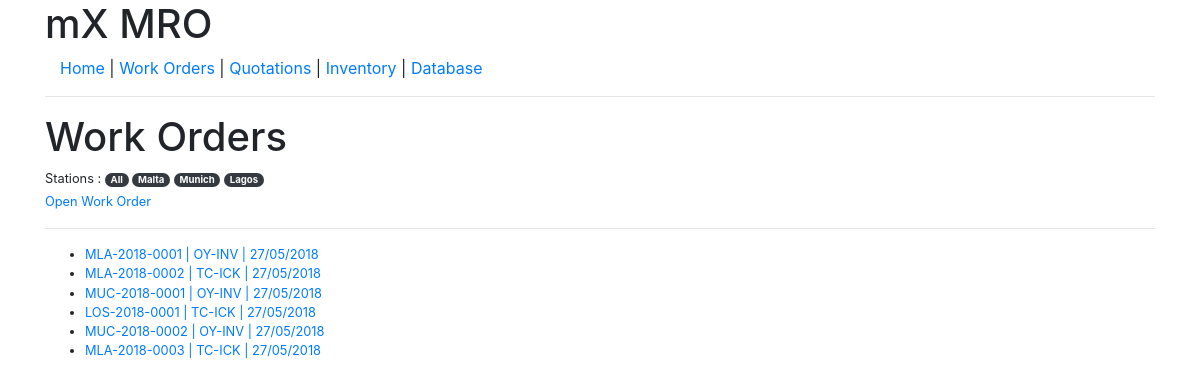
/workorders/, run on the app's committed database.
### database/models.py (models this page shows, shortened)
class Station(models.Model):
	name 					= models.CharField(max_length = 50, blank = False, null = False)
	code 					= models.CharField(max_length = 3, blank = False, null = False)
	shipping_address 		= models.TextField(blank = True, null = True)
	last_workorder_number	= models.IntegerField(default = 0, blank = False, null =False)

class Aircraft(models.Model):
	serial_number 		= models.CharField(max_length = 20, blank = False, null = False)
	registration 		= models.CharField(max_length = 10, blank = False, null = False)
	major_assemblies 	= models.ManyToManyField(AircraftMajorAssembly)
	aircraft_type		= models.ForeignKey(AircraftType)
	notes 				= models.TextField(blank = True, null = True)
	customer 			= models.ForeignKey(Customer)
	def __str__(self):
		return self.registration

### workorders/models.py (models this page shows, shortened)
class WorkOrder(models.Model):
	WORKORDER_STATUS = (
	('ongoing', 'Ongoing'),
	('future', 'Future Project'),
	('rts', 'RTS Issued'),
	('closed', 'Closed'),
	)
	aircraft 			= models.ForeignKey(Aircraft)
	date_opened 		= models.DateTimeField(default = datetime.datetime.now, null=False, blank=False)
	number 				= models.CharField(max_length = 13, default = '000-0000-0000')
	station				= models.ForeignKey(Station)
	status  			= models.CharField(max_length = 50, choices=WORKORDER_STATUS, blank = False, null = False )
	customer			= models.ForeignKey(Customer)
	aircraftETA			= models.DateTimeField(null=True, blank=True)
	aircraftETD			= models.DateTimeField(null=True, blank=True)
	notes				= models.TextField(blank = True, null = True)
	def get_absolute_url(self):
		return reverse("workorders:detail", kwargs={'number':self.number})

### workorders/views.py (the view)
class WorkOderListView(ListView):
	def get_queryset(self):
		return WorkOrder.objects.all()
	def get_context_data(self, *args, **kwargs):
		context = super(WorkOderListView, self).get_context_data(*args, **kwargs)
		stations = Station.objects.all()
		context['stations'] = stations
		return context

### workorders/templates/workorders/workorder_list.html (shortened to what this page needs)
{% extends "base.html" %}
{% block content %}
<h1>Work Orders <small> </h1>
<div>
	Stations : <a href="{%url "workorders:list"%} "><span class="badge badge-pill badge-dark">All </span></a>
	{% for station in stations %}
	<a href="{%url "workorders:list"%}{{station.code}}"><span class="badge badge-pill badge-dark"> {{station.name}} </span></a>
	{% endfor %}
</div>
<a href="{% url "workorders:create" %}">Open Work Order</a>
<hr/>
<ul>
	{% for wo in object_list %}
	<li> <a href="{{ wo.get_absolute_url }}">{{wo.number}} | {{wo.aircraft}} | {{wo.date_opened|date:"d/m/Y" }} </a> </li>
	{% endfor %}
</ul>
{% endblock %}

### data on the page
Station: name "Malta"
Station: name "Munich"
Station: name "Lagos"
WorkOrder: number "MLA-2018-0001", aircraft "OY-INV", date_opened "27/05/2018"
WorkOrder: number "MLA-2018-0002", aircraft "TC-ICK", date_opened "27/05/2018"
WorkOrder: number "MUC-2018-0001", aircraft "OY-INV", date_opened "27/05/2018"
WorkOrder: number "LOS-2018-0001", aircraft "TC-ICK", date_opened "27/05/2018"
WorkOrder: number "MUC-2018-0002", aircraft "OY-INV", date_opened "27/05/2018"
WorkOrder: number "MLA-2018-0003", aircraft "TC-ICK", date_opened "27/05/2018"
